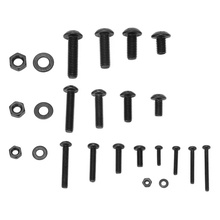
%> input picture img.jpg, 220 x 220 px, shrunk from 612 x 612 before the run
$ octave --eval "main;"   (GNU Octave 9; MATLAB toolbox functions it lacks are replaced by stand-ins)
%> lines starting %> are read from the running program, lines starting %| are printed output that depends on the picture
### clasificador_ferreteria.m
% filepath: e:\Escuela\CETI Colomos\7mo Semestre\PROCESAMIENTO DE IMÁGENES\3er Parcial\proyecto\clasificador_ferreteria.m
function clasificador_ferreteria()
% Configuración inicial
close all;
clear;
clc;

% Cargar imagen
[filename, pathname] = uigetfile({'*.jpg;*.png;*.bmp', 'Archivos de imagen (*.jpg, *.png, *.bmp)'}, 'Seleccionar imagen');
%> the answer given: img.jpg
if isequal(filename, 0)
    disp('Operación cancelada por el usuario');
    return;
end

% Leer la imagen
ruta_completa = fullfile(pathname, filename);
imagen_original = imread(ruta_completa);
%> imagen_original is the input picture: size 220x220x3 uint8; min 11, max 255, mean 232.7

% Mostrar imagen original
figure('Name', 'Imagen Original', 'NumberTitle', 'off');
imshow(imagen_original, 'InitialMagnification', 100);
title('Imagen Original');

% Preprocesamiento
imagen_preprocesada = preprocesamiento(imagen_original);
figure('Name', 'Preprocesamiento', 'NumberTitle', 'off');
imshow(imagen_preprocesada, 'InitialMagnification', 100);
title('Preprocesamiento');

% Segmentación y operaciones morfológicas
[imagen_binaria, imagen_dilatada, imagen_erosionada] = segmentacion(imagen_preprocesada);
figure('Name', 'Segmentación', 'NumberTitle', 'off');
imshow(imagen_binaria, 'InitialMagnification', 100);
title('Segmentación');

% Detección y etiquetado de objetos
[objetos_etiquetados, num_objetos, propiedades] = deteccion_objetos(imagen_binaria);
figure('Name', 'Objetos Detectados', 'NumberTitle', 'off');
imshow(label2rgb(objetos_etiquetados, 'jet', 'k', 'shuffle'), 'InitialMagnification', 100);
title(['Objetos Detectados: ', num2str(num_objetos)]);

% Extraer características y clasificar objetos
[tipos, esquinas] = clasificar_objetos(propiedades, imagen_preprocesada);

% Mostrar resultados
imagen_resultado = mostrar_resultados(imagen_original, propiedades, tipos);
figure('Name', 'Clasificación Final', 'NumberTitle', 'off');
imshow(imagen_resultado, 'InitialMagnification', 100);
title('Clasificación Final');

% Generar informe de conteo
generar_informe(tipos);
end

### preprocesamiento.m
% filepath: e:\Escuela\CETI Colomos\7mo Semestre\PROCESAMIENTO DE IMÁGENES\3er Parcial\proyecto\preprocesamiento.m
function imagen_preprocesada = preprocesamiento(imagen)
% Convertir a escala de grises si es RGB
if size(imagen, 3) == 3
    % Implementación manual de rgb2gray
    imagen_gris = 0.2989 * double(imagen(:,:,1)) + ...
        0.5870 * double(imagen(:,:,2)) + ...
        0.1140 * double(imagen(:,:,3));
    imagen_gris = uint8(imagen_gris);
%> imagen_gris: size 220x220 uint8
else
    imagen_gris = imagen;
end

% Implementación manual de ecualización de histograma
[M, N] = size(imagen_gris);
%> M = 220; N = 220
hist_counts = zeros(256, 1);

% Calcular histograma
for i = 1:M
    for j = 1:N
        hist_counts(imagen_gris(i,j)+1) = hist_counts(imagen_gris(i,j)+1) + 1;
    end
end
%> after the loop, hist_counts = 256 values, max 39460 at index 255, min 0 at index 1, mean 189.1

% Calcular función de distribución acumulativa
cdf = cumsum(hist_counts) / (M * N);
%> cdf = 256 values from 0 to 1

% Aplicar ecualización
imagen_ecualizada = zeros(size(imagen_gris));
for i = 1:M
    for j = 1:N
        imagen_ecualizada(i,j) = uint8(round(cdf(imagen_gris(i,j)+1) * 255));
    end
end
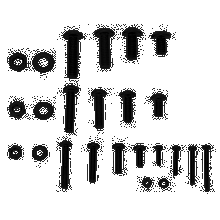
%> imagen_ecualizada: size 220x220 double; min 0, max 255, mean 212.4
imagen_ecualizada = uint8(imagen_ecualizada);
%> imagen_ecualizada: size 220x220 uint8

% Implementación manual de filtro de mediana
[M, N] = size(imagen_ecualizada);
imagen_filtrada = zeros(M, N);
padded_image = padarray(imagen_ecualizada, [1 1], 'replicate');
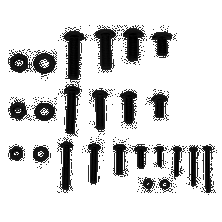
%> padded_image: size 222x222 uint8; min 0, max 255, mean 213.1

for i = 2:M+1
    for j = 2:N+1
        % Extraer ventana 3x3
        window = padded_image(i-1:i+1, j-1:j+1);
        % Ordenar valores y tomar la mediana
        sorted_values = sort(window(:));
        imagen_filtrada(i-2+1, j-2+1) = sorted_values(5); % El valor central de 9 elementos
    end
end
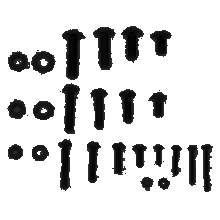
%> imagen_filtrada: size 220x220 double; min 0, max 255, mean 215
imagen_filtrada = uint8(imagen_filtrada);
%> imagen_filtrada: size 220x220 uint8

% Implementación manual de realce de bordes (unsharp masking)
% Crear kernel gaussiano para desenfoque
kernel_size = 5;
sigma = 1.0;
kernel = zeros(kernel_size, kernel_size);
center = floor(kernel_size/2) + 1;

for i = 1:kernel_size
    for j = 1:kernel_size
        x = i - center;
        y = j - center;
        kernel(i,j) = exp(-(x^2 + y^2)/(2*sigma^2)) / (2*pi*sigma^2);
    end
end
kernel = kernel / sum(kernel(:)); % Normalizar

% Aplicar desenfoque gaussiano
[M, N] = size(imagen_filtrada);
blurred = zeros(M, N);
padded_image = padarray(double(imagen_filtrada), [floor(kernel_size/2) floor(kernel_size/2)], 'replicate');
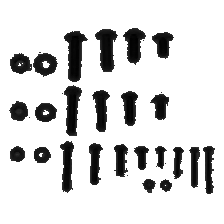
%> padded_image: size 224x224 double; min 0, max 255, mean 216.4

for i = 1:M
    for j = 1:N
        % Extraer ventana del tamaño del kernel
        window = padded_image(i:i+kernel_size-1, j:j+kernel_size-1);
        % Aplicar convolución
        blurred(i,j) = sum(sum(window .* kernel));
    end
end
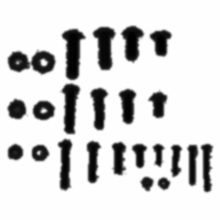
%> blurred: size 220x220 double; min 2.56, max 255, mean 215; drawn with min black and max white

% Aplicar unsharp masking
alpha = 0.5; % Factor de realce
imagen_preprocesada = uint8(min(max(double(imagen_filtrada) + alpha * (double(imagen_filtrada) - blurred), 0), 255));
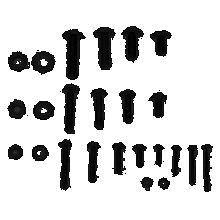
%> imagen_preprocesada: size 220x220 uint8; min 0, max 255, mean 213.3
end

### main.m
% filepath: e:\Escuela\CETI Colomos\7mo Semestre\PROCESAMIENTO DE IMÁGENES\3er Parcial\proyecto\main.m
%% CLASIFICADOR DE ELEMENTOS DE FERRETERÍA
% Archivo principal para ejecutar el sistema completo de clasificación
% Autor: Jesús Alejandro López Rosales
% Fecha: 2025-06-14

function main()
try
    % Limpiar workspace y pantalla
    close all;
    clear;
    clc;

    fprintf('=== CLASIFICADOR DE ELEMENTOS DE FERRETERÍA ===\n');
    fprintf('Iniciando sistema de clasificación...\n\n');

    % Llamar al clasificador principal
    clasificador_ferreteria();

    fprintf('\n=== PROCESO COMPLETADO EXITOSAMENTE ===\n');

catch ME
    % Manejo de errores
    fprintf('\nERROR: %s\n', ME.message);
    fprintf('El proceso no pudo completarse correctamente.\n');

    % Mostrar información adicional del error en modo debug
    if exist('debug_mode', 'var') && debug_mode
        fprintf('\nDetalles del error:\n');
        fprintf('Archivo: %s\n', ME.stack(1).file);
        fprintf('Línea: %d\n', ME.stack(1).line);
    end
end
end
